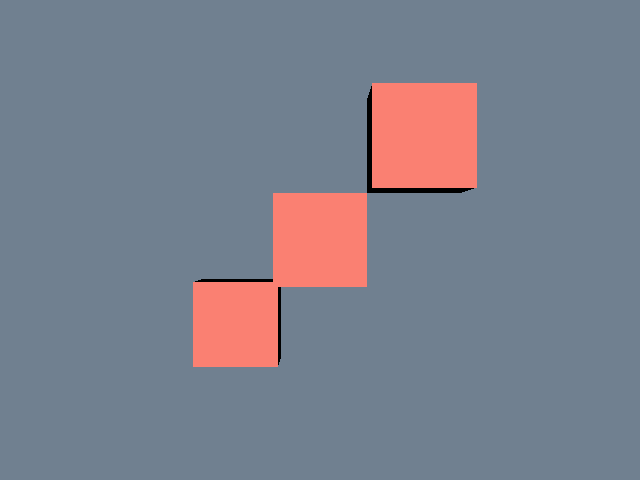

Python code for this plot:
#!/usr/bin/env python

# Place 3D cube glyphs at three points using vtkGlyph3D with
# a vtkCubeSource as the glyph shape.

# Factory overrides: importing these modules registers the OpenGL rendering
# and interaction style implementations for vtkRenderingCore factory classes.
import vtkmodules.vtkInteractionStyle  # noqa: F401
import vtkmodules.vtkRenderingOpenGL2  # noqa: F401
# VTK pipeline classes used in this example
from vtkmodules.vtkCommonCore import vtkPoints
from vtkmodules.vtkCommonDataModel import vtkPolyData
from vtkmodules.vtkFiltersCore import vtkGlyph3D
from vtkmodules.vtkFiltersSources import vtkCubeSource
from vtkmodules.vtkRenderingCore import (
    vtkActor,
    vtkPolyDataMapper,
    vtkRenderWindow,
    vtkRenderWindowInteractor,
    vtkRenderer,
)

# Colors (normalized RGB)
salmon_rgb = (0.980, 0.502, 0.447)
slate_gray_rgb = (0.439, 0.502, 0.565)

# Points: define three positions along the diagonal
points = vtkPoints()
points.InsertNextPoint(0, 0, 0)
points.InsertNextPoint(1, 1, 1)
points.InsertNextPoint(2, 2, 2)

polydata = vtkPolyData()
polydata.SetPoints(points)

# Source: cube glyph shape
cube_source = vtkCubeSource()

# Filter: place 3D cube glyphs at each point
glyph_3d = vtkGlyph3D()
glyph_3d.SetSourceConnection(cube_source.GetOutputPort())
glyph_3d.SetInputData(polydata)

# Mapper: map the glyphed output to graphics primitives
mapper = vtkPolyDataMapper()
mapper.SetInputConnection(glyph_3d.GetOutputPort())

# Actor: assign the mapped geometry
actor = vtkActor()
actor.SetMapper(mapper)
actor.GetProperty().SetColor(salmon_rgb)

# Renderer: assemble the scene
renderer = vtkRenderer()
renderer.AddActor(actor)
renderer.SetBackground(slate_gray_rgb)

# Render window: display the rendered scene
render_window = vtkRenderWindow()
render_window.AddRenderer(renderer)
render_window.SetWindowName("glyph3d")
render_window.SetMultiSamples(0)
render_window.SetSize(640, 480)

# Interactor: handle mouse and keyboard events
render_window_interactor = vtkRenderWindowInteractor()
render_window_interactor.SetRenderWindow(render_window)

# Scene: configure the camera
renderer.ResetCamera()

# Start: launch the interactive visualization
render_window_interactor.Initialize()
render_window_interactor.Start()
